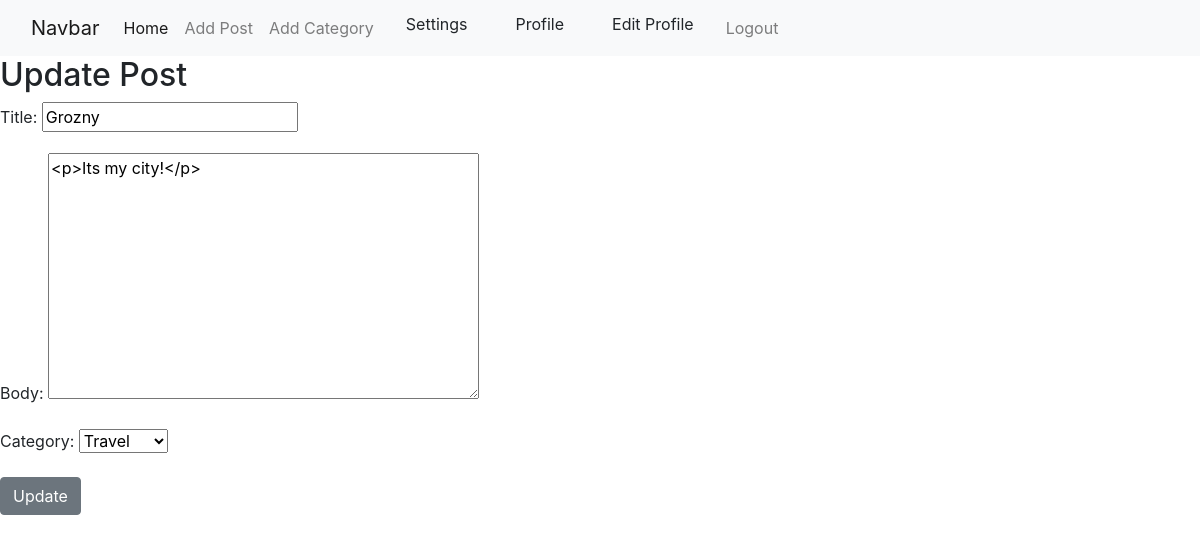
The page /posts/update/1 (signed in) on the database its author committed.
### blog/models.py (models this page shows, shortened)
class Post(models.Model):
    title = models.CharField(max_length=150)
    image = models.ImageField(null=True, blank=True, upload_to='articles/')
    body = RichTextField(blank=True, null=True)
    author = models.ForeignKey(User, on_delete=models.CASCADE)
    create_at = models.DateTimeField(auto_now=True)
    category = models.ForeignKey(Category , on_delete=models.SET_NULL, null=True)

### blog/views.py (the view)
# urls.py: path('posts/update/<int:pk>',UpdatePost.as_view(), name='update_post'),
class UpdatePost(UpdateView):
    model = Post
    template_name = 'update.html'
    form_class = UpdateForm

### blog/forms.py
class UpdateForm(forms.ModelForm):
    class Meta:
        model = Post
        fields = ('title', 'body', 'category',)
        widget = {
            'title': forms.TextInput(attrs={'class':'form-control'}),
            'body': forms.Textarea(attrs={'class':'form-control'}),
            'category': forms.Select(attrs={'class':'form-control'}),
        }

### blog/models.py (called while the page is built)
    def __str__(self):
        return self.name

### templates/update.html (shortened to what this page needs)
{% extends 'base.html' %}
{% block content %}
{% if user.is_authenticated %}
    {% if user.id == post.author.id %}
    <h2>Update Post</h2>
    <div class="form-group">
        <form action="" method = "POST">
                {{ form.as_p }}
                <button class="btn btn-secondary">Update</button>
        </form>
    </div>
    {% endif %}
{% else %}
<h4>You are not <a href="login">logged!</a></h4>
{% endif %}
{% endblock %}

### rows shown on the page
Post: title "Grozny", body "<p>Its my city!</p>", category "Travel"
